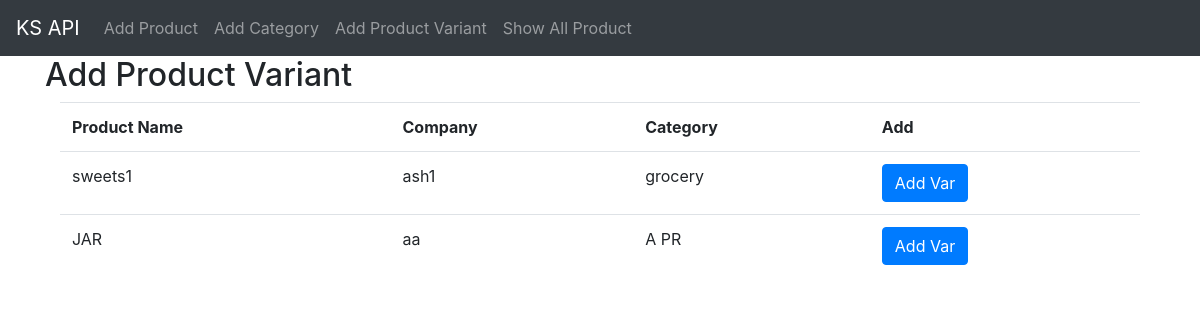
The app's page /apv.php with its own data.
### tables this page shows
CREATE TABLE IF NOT EXISTS `product_tb` (
  `id` int(11) NOT NULL AUTO_INCREMENT,
  `product_nm` varchar(20) NOT NULL,
  `product_cm` varchar(20) NOT NULL,
  `cat_id` varchar(10) NOT NULL,
  `description` text NOT NULL,
  PRIMARY KEY (`id`)
);

CREATE TABLE IF NOT EXISTS `categories_tb` (
  `id` int(11) NOT NULL AUTO_INCREMENT,
  `parent_id` int(11) NOT NULL DEFAULT 0,
  `name` varchar(20) NOT NULL,
  `images` varchar(200) NOT NULL,
  `status` varchar(5) NOT NULL DEFAULT '1',
  PRIMARY KEY (`id`)
);

### apv.php (the view)
<?php include('inc/header.php'); ?>
<?php include('inc/nav.php'); ?>
<?php include('inc/connection.php'); ?>
<div class="container">
    <h2>Add Product Variant</h2>
    <?php
        $sql = "SELECT * FROM `product_tb`";
        $res = mysqli_query($db,$sql);
        echo '
        <div class="container">
        <table class="table">
            <tr>
                <th> Product Name </th>
                <th> Company </th>
                <th> Category </th>
                <th> Add </th>
            </tr>
        ';
        while($row = mysqli_fetch_assoc($res)) {
            $id = $row['id'];
            $nm = $row['product_nm'];
            $cm = $row['product_cm'];
            $cid = $row['cat_id'];
            $sql1 = "SELECT `name` FROM `categories_tb` WHERE `id`='$cid'";
            $res1 = mysqli_query($db,$sql1);
            while($row1 = mysqli_fetch_assoc($res1)) {
                $cnm = $row1['name'];
            echo '
            <tr>
                <td>'.$nm.'</td>
                <td>'.$cm.'</td>
                <td>'.$cnm.'</td>
                <td><a href="addVar.php?pid='.$id.'" class="btn btn-primary">Add Var</a></td>
            </tr>
            ';
            }
        }
        echo '</table></div>';
    ?>
</div>
<?php include('inc/footer.php'); ?>

### records on screen
product_tb: product_nm "sweets1", product_cm "ash1"
categories_tb: name "grocery"
product_tb: product_nm "JAR", product_cm "aa"
categories_tb: name "A PR"
